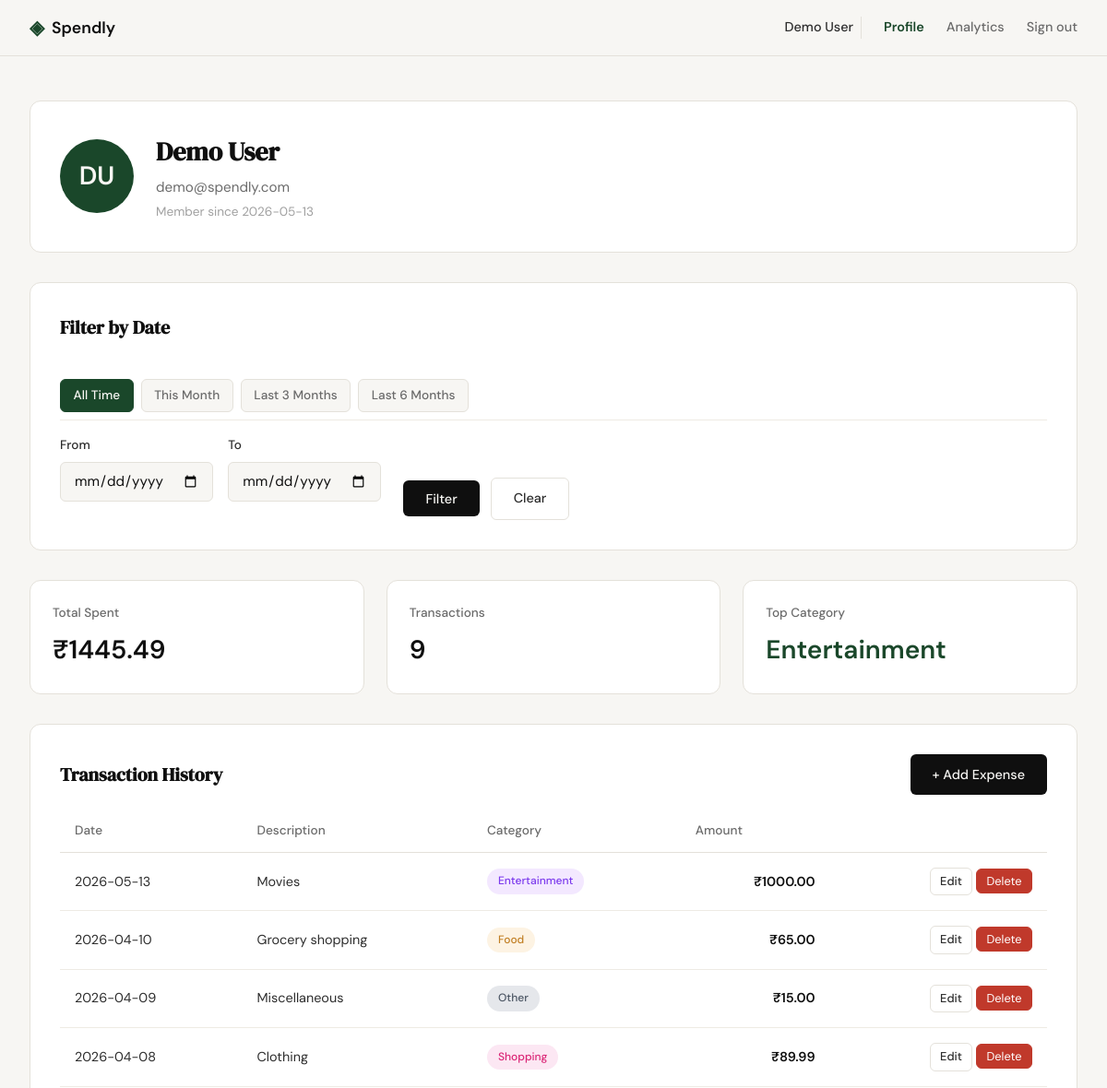
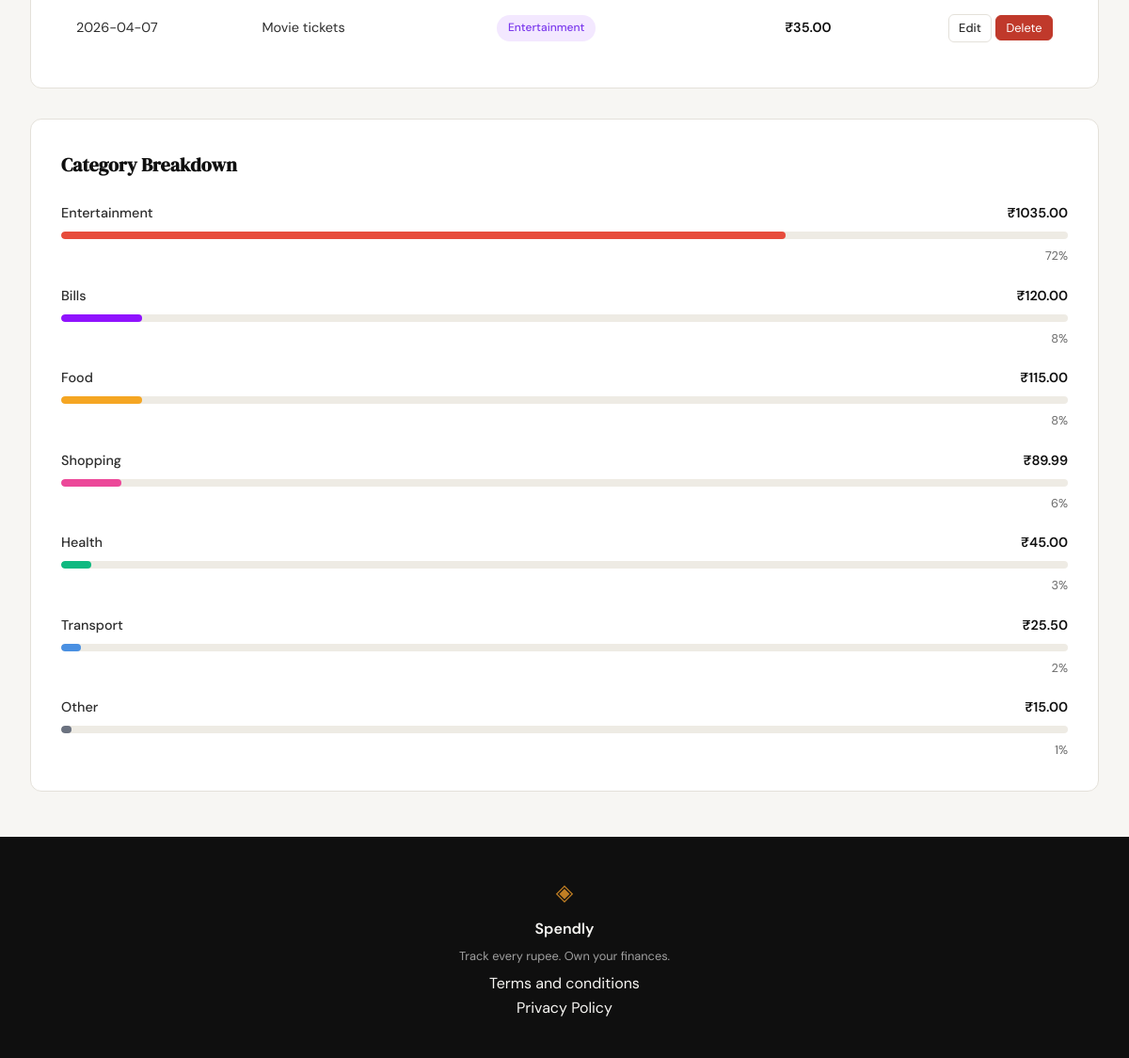
Screenshot of /profile (signed in) with the database file from the repository (2 pictures, top to bottom).
### tables this page shows
CREATE TABLE users (
            id INTEGER PRIMARY KEY AUTOINCREMENT,
            name TEXT NOT NULL,
            email TEXT UNIQUE NOT NULL,
            password_hash TEXT NOT NULL,
            created_at TEXT DEFAULT (datetime('now'))
        );

CREATE TABLE expenses (
            id INTEGER PRIMARY KEY AUTOINCREMENT,
            user_id INTEGER NOT NULL,
            amount REAL NOT NULL,
            category TEXT NOT NULL,
            date TEXT NOT NULL,
            description TEXT,
            created_at TEXT DEFAULT (datetime('now')),
            FOREIGN KEY (user_id) REFERENCES users(id)
        );

### app.py (the view)
@app.route("/profile")
def profile():
    if not session.get("user_id"):
        flash("Please log in to view your profile.", "error")
        return redirect(url_for("login"))
    user_id = session["user_id"]
    date_from = parse_date(request.args.get("date_from", ""))
    date_to = parse_date(request.args.get("date_to", ""))
    if date_from and date_to and date_from > date_to:
        flash("Start date must be before end date.", "error")
        date_from = None
        date_to = None
    today = datetime.now().strftime("%Y-%m-%d")
    this_month_start = datetime.now().replace(day=1).strftime("%Y-%m-%d")
    three_months_ago = (datetime.now() - timedelta(days=90)).strftime("%Y-%m-%d")
    six_months_ago = (datetime.now() - timedelta(days=180)).strftime("%Y-%m-%d")
    active_preset = None
    if date_from == this_month_start and date_to == today:
        active_preset = "this_month"
    elif date_from == three_months_ago and date_to == today:
        active_preset = "last_3_months"
    elif date_from == six_months_ago and date_to == today:
        active_preset = "last_6_months"
    elif not date_from and not date_to:
        active_preset = "all_time"
    conn = get_db()
    cursor = conn.cursor()
    cursor.execute(
        "SELECT id, name, email, created_at FROM users WHERE id = ?", (user_id,)
    )
    user_row = cursor.fetchone()
    user = {
        "name": user_row["name"],
        "email": user_row["email"],
        "member_since": user_row["created_at"][:10] if user_row else "Unknown",
    }
    stats = get_summary_stats(cursor, user_id, date_from, date_to)
    transactions = get_recent_transactions(
        cursor, user_id, limit=5, date_from=date_from, date_to=date_to
    )
    categories = get_category_breakdown(cursor, user_id, date_from, date_to)
    conn.close()
    return render_template(
        "profile.html",
        user=user,
        stats=stats,
        transactions=transactions,
        categories=categories,
        date_from=date_from or "",
        date_to=date_to or "",
        active_preset=active_preset,
        this_month_start=this_month_start,
        three_months_ago=three_months_ago,
        six_months_ago=six_months_ago,
        today=today,
    )

### app.py (called while the page is built)
def parse_date(value):
    if not value or not value.strip():
        return None
    try:
        datetime.strptime(value.strip(), "%Y-%m-%d")
        return value.strip()
    except ValueError:
        return None

### database/db.py (called while the page is built)
def get_db():
    conn = sqlite3.connect(DATABASE)
    conn.row_factory = sqlite3.Row
    conn.execute("PRAGMA foreign_keys = ON")
    return conn

### templates/profile.html (shortened to what this page needs)
{% extends "base.html" %}
{% block content %}
<div class="profile-container">
    <div class="profile-card">
        <div class="profile-header">
            <div class="profile-avatar">
                {{ user.name[0]|upper }}{{ user.name.split()[-1][0]|upper if ' ' in user.name else '' }}
            </div>
            <div class="profile-info">
                <h1 class="profile-name">{{ user.name }}</h1>
                <p class="profile-email">{{ user.email }}</p>
                <p class="profile-member">Member since {{ user.member_since }}</p>
            </div>
        </div>
    </div>
    <div class="profile-card filter-section">
        <h2 class="section-title">Filter by Date</h2>
        <div class="filter-presets">
            <a href="{{ url_for('profile') }}" class="btn-preset {{ 'active' if active_preset == 'all_time' else '' }}">All Time</a>
            <a href="{{ url_for('profile', date_from=this_month_start, date_to=today) }}" class="btn-preset {{ 'active' if active_preset == 'this_month' else '' }}">This Month</a>
            <a href="{{ url_for('profile', date_from=three_months_ago, date_to=today) }}" class="btn-preset {{ 'active' if active_preset == 'last_3_months' else '' }}">Last 3 Months</a>
            <a href="{{ url_for('profile', date_from=six_months_ago, date_to=today) }}" class="btn-preset {{ 'active' if active_preset == 'last_6_months' else '' }}">Last 6 Months</a>
        </div>
        <form method="GET" action="{{ url_for('profile') }}" class="date-filter-form">
            <div class="filter-inputs">
                <div class="form-group">
                    <label for="date_from">From</label>
                    <input type="date" id="date_from" name="date_from" value="{{ date_from }}" class="form-input">
                </div>
                <div class="form-group">
                    <label for="date_to">To</label>
                    <input type="date" id="date_to" name="date_to" value="{{ date_to }}" class="form-input">
                </div>
            </div>
            <div class="filter-actions">
                <button type="submit" class="btn-primary">Filter</button>
                <a href="{{ url_for('profile') }}" class="btn-ghost">Clear</a>
            </div>
        </form>
    </div>
    <div class="stats-grid">
        <div class="stat-card">
            <span class="stat-label">Total Spent</span>
            <span class="stat-value">₹{{ "%.2f"|format(stats.total_spent) }}</span>
        </div>
        <div class="stat-card">
            <span class="stat-label">Transactions</span>
            <span class="stat-value">{{ stats.transaction_count }}</span>
        </div>
        <div class="stat-card">
            <span class="stat-label">Top Category</span>
            <span class="stat-value stat-category">{{ stats.top_category }}</span>
        </div>
    </div>
    <div class="profile-card">
        <div class="section-header">
            <h2 class="section-title">Transaction History</h2>
            <a href="{{ url_for('add_expense') }}" class="btn-primary">+ Add Expense</a>
        </div>
        <table class="transactions-table">
            <thead>
                <tr>
                    <th>Date</th>
                    <th>Description</th>
                    <th>Category</th>
                    <th>Amount</th>
                    <th></th>
                </tr>
            </thead>
            <tbody>
                {% for txn in transactions %}
                <tr>
                    <td>{{ txn.date }}</td>
                    <td>{{ txn.description }}</td>
                    <td><span class="badge badge-{{ txn.category|lower }}">{{ txn.category }}</span></td>
                    <td class="amount">₹{{ "%.2f"|format(txn.amount) }}</td>
                    <td class="table-actions">
                        <a href="{{ url_for('edit_expense', id=txn.id) }}" class="btn-ghost btn-sm">Edit</a>
                        <form method="POST" action="{{ url_for('delete_expense', id=txn.id) }}" class="inline-form"
                              onsubmit="return confirm('Delete this expense?')">
                            <button type="submit" class="btn-danger btn-sm">Delete</button>
                        </form>
                    </td>
                </tr>
                {% endfor %}
            </tbody>
        </table>
    </div>
    <div class="profile-card">
        <h2 class="section-title">Category Breakdown</h2>
        <div class="category-list">
            {% for cat in categories %}
            <div class="category-item">
                <div class="category-info">
                    <span class="category-name">{{ cat.name }}</span>
                    <span class="category-amount">₹{{ "%.2f"|format(cat.amount) }}</span>
                </div>
                <div class="progress-track">
                    <div class="progress-bar progress-{{ cat.name|lower }}" style="width: {{ cat.percentage }}%"></div>
                </div>
                <span class="category-percentage">{{ cat.percentage }}%</span>
            </div>
            {% endfor %}
        </div>
    </div>
</div>
{% endblock %}

### templates/base.html (shortened to what this page needs)
<!DOCTYPE html>
<html lang="en">
<head>
    <link rel="stylesheet" href="{{ url_for('static', filename='css/style.css') }}">
</head>
<body>
    <nav class="navbar">
        <div class="nav-inner">
            <a href="{{ url_for('landing') }}" class="nav-brand">
                <span class="brand-icon">◈</span>
                <span class="brand-name">Spendly</span>
            </a>
            <div class="nav-links">
                {% if session.get('user_id') %}
                    <span class="nav-user">{{ session.get('user_name', 'User') }}</span>
                    <a href="{{ url_for('profile') }}" class="{{ 'nav-active' if request.endpoint == 'profile' else '' }}">Profile</a>
                    <a href="{{ url_for('analytics') }}" class="{{ 'nav-active' if request.endpoint == 'analytics' else '' }}">Analytics</a>
                    <a href="{{ url_for('logout') }}">Sign out</a>
                {% else %}
                    <a href="{{ url_for('login') }}">Sign in</a>
                    <a href="{{ url_for('register') }}" class="nav-cta">Get started</a>
                {% endif %}
            </div>
        </div>
    </nav>
    <main class="main-content">
        {% block content %}{% endblock %}
    </main>
    <footer class="footer">
        <div class="footer-inner">
            <span class="brand-icon">◈</span>
            <span class="footer-name">Spendly</span>
            <p class="footer-copy">Track every rupee. Own your finances.</p>
            <div class="footer-links">
                <a href="{{ url_for('terms') }}">Terms and conditions</a><br>
                <a href="{{ url_for('privacy') }}">Privacy Policy</a>
            </div>
        </div>
    </footer>
</body>
</html>

### rows the page displays
users: get "Demo User", name "D", name "U", name "Demo User", email "demo@spendly.com"
expenses: date "2026-05-13", description "Movies", category "Entertainment", amount "1000.00"
expenses: date "2026-04-10", description "Grocery shopping", category "Food", amount "65.00"
expenses: date "2026-04-09", description "Miscellaneous", category "Other", amount "15.00", name "Other", percentage "1"
expenses: date "2026-04-08", description "Clothing", category "Shopping", amount "89.99", name "Shopping", percentage "6"
expenses: date "2026-04-07", description "Movie tickets", category "Entertainment", amount "35.00"
expenses: name "Bills", amount "120.00", percentage "8"
expenses: name "Health", amount "45.00", percentage "3"
expenses: name "Transport", amount "25.50", percentage "2"

### other values shown
{{ user.member_since }} "2026-05-13"
{{ "%.2f"|format(stats.total_spent) }} "1445.49"
{{ stats.transaction_count }} "9"
{{ stats.top_category }} "Entertainment"
{{ cat.name }} "Entertainment" "Food"
{{ "%.2f"|format(cat.amount) }} "1035.00" "115.00"
{{ cat.percentage }} "72" "8"
